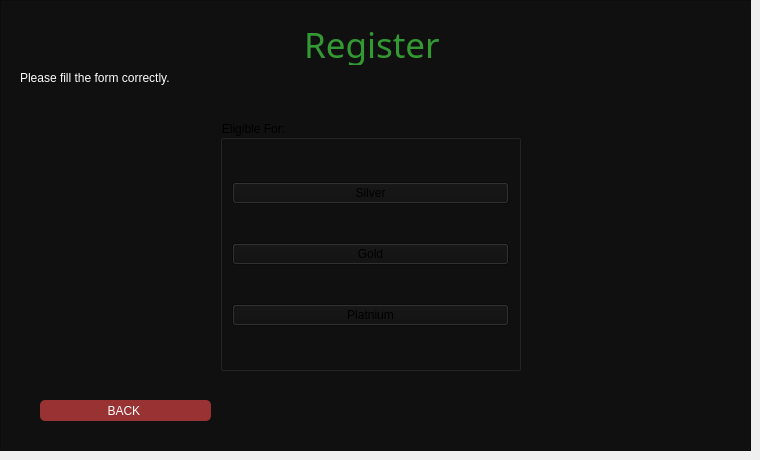
     <widget class="QWidget" name="page_10">
      <widget class="QFrame" name="frame_13">
       <property name="geometry">
        <rect>
         <x>0</x>
         <y>0</y>
         <width>751</width>
         <height>451</height>
        </rect>
       </property>
       <property name="styleSheet">
        <string notr="true">background: #101010;</string>
       </property>
       <property name="frameShape">
        <enum>QFrame::StyledPanel</enum>
       </property>
       <property name="frameShadow">
        <enum>QFrame::Raised</enum>
       </property>
       <widget class="QLabel" name="label_10">
        <property name="geometry">
         <rect>
          <x>258</x>
          <y>24</y>
          <width>223</width>
          <height>41</height>
         </rect>
        </property>
        <property name="font">
         <font>
          <family>Droid Sans</family>
          <pointsize>-1</pointsize>
         </font>
        </property>
        <property name="styleSheet">
         <string notr="true">text-align: center;
color: #393;
margin: 0 auto;
font-size: 35px;
font-family: 'Droid Sans';</string>
        </property>
        <property name="text">
         <string>Register</string>
        </property>
       </widget>
       <widget class="QPushButton" name="backButton_4">
        <property name="geometry">
         <rect>
          <x>40</x>
          <y>400</y>
          <width>171</width>
          <height>21</height>
         </rect>
        </property>
        <property name="styleSheet">
         <string notr="true">Padding: 1px;
Border-radius: 5px;
Background: #933;
Color: #fefefe;</string>
        </property>
        <property name="text">
         <string>BACK </string>
        </property>
       </widget>
       <widget class="QLabel" name="regLabel_4">
        <property name="geometry">
         <rect>
          <x>20</x>
          <y>70</y>
          <width>601</width>
          <height>16</height>
         </rect>
        </property>
        <property name="styleSheet">
         <string notr="true">color: #fefefe;</string>
        </property>
        <property name="text">
         <string>Please fill the form correctly.</string>
        </property>
       </widget>
       <widget class="QGroupBox" name="groupBox_3">
        <property name="geometry">
         <rect>
          <x>220</x>
          <y>120</y>
          <width>301</width>
          <height>251</height>
         </rect>
        </property>
        <property name="title">
         <string>Eligible For:</string>
        </property>
        <layout class="QVBoxLayout" name="verticalLayout_4">
         <item>
          <widget class="QPushButton" name="pushButton_4">
           <property name="text">
            <string>Silver</string>
           </property>
          </widget>
         </item>
         <item>
          <widget class="QPushButton" name="pushButton_5">
           <property name="text">
            <string>Gold</string>
           </property>
          </widget>
         </item>
         <item>
          <widget class="QPushButton" name="pushButton_6">
           <property name="text">
            <string>Platnium</string>
           </property>
          </widget>
         </item>
        </layout>
       </widget>
      </widget>
     </widget>
